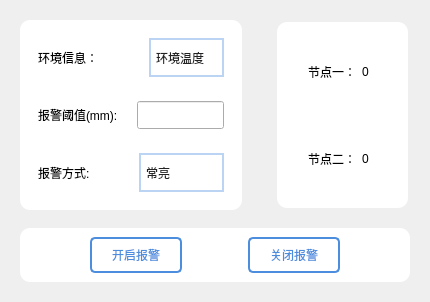
        <widget class="QWidget" name="env_page">
         <property name="styleSheet">
          <string notr="true">
QLineEdit {
   	font: normal normal 16px &quot;Microsoft YaHei&quot;;
	padding-top: 5px;
	padding-bottom: 5px;
}
QCompleter:item {
	font: normal normal 16px &quot;Microsoft YaHei&quot;;
	height: 20px;
}
QTextEdit {
   	font: normal normal 16px &quot;Microsoft YaHei&quot;;
}
QLabel {
	font: normal bold 18px &quot;Microsoft YaHei&quot;;
}
QComboBox{
    color: #232323;
    font: normal normal 18px &quot;Microsoft YaHei&quot;;
    padding: 0px 0px 0px 5px;
    border: 2px solid rgb(187, 212, 243);
    background-color: white;
    min-height: 35px;
} 
/* 下拉后的整个下拉窗体样式 */
QComboBox QAbstractItemView {
    background-color: rgb(85, 170, 255);
    color: rgb(255, 255, 255);
    font: normal normal 18px &quot;Microsoft YaHei&quot;;
} 
QComboBox QAbstractItemView::item{
    height:35px;
    color:#666666;
    background-color:#FFFFFF;
}
QComboBox QAbstractItemView::item:selected{
    background-color:rgba(33, 136, 241, 255);
    color:#ffffff;
}
/* 下拉箭头区域样式 */
QComboBox::drop-down{
    border: none;
    padding-right: 5px;
}
/* 下拉箭头样式 */
QComboBox::down-arrow {
    image: url(:/image/down.png);
    height:15px;
    width: 15px;
}</string>
         </property>
         <layout class="QVBoxLayout" name="verticalLayout_41">
          <property name="spacing">
           <number>0</number>
          </property>
          <item>
           <widget class="QWidget" name="widget_27" native="true">
            <layout class="QHBoxLayout" name="horizontalLayout_59" stretch="3,2">
             <property name="spacing">
              <number>15</number>
             </property>
             <property name="leftMargin">
              <number>0</number>
             </property>
             <property name="topMargin">
              <number>0</number>
             </property>
             <property name="rightMargin">
              <number>0</number>
             </property>
             <property name="bottomMargin">
              <number>0</number>
             </property>
             <item>
              <widget class="QWidget" name="widget_25" native="true">
               <layout class="QVBoxLayout" name="verticalLayout_42">
                <item>
                 <widget class="QWidget" name="widget_52" native="true">
                  <property name="styleSheet">
                   <string notr="true">#widget_52{
	background-color: rgb(255, 255, 255);
	border-radius: 10px;
}</string>
                  </property>
                  <layout class="QVBoxLayout" name="verticalLayout_43">
                   <item>
                    <widget class="QWidget" name="widget_66" native="true">
                     <layout class="QHBoxLayout" name="horizontalLayout_60">
                      <property name="spacing">
                       <number>31</number>
                      </property>
                      <item>
                       <widget class="QLabel" name="label_55">
                        <property name="text">
                         <string>环境信息：      </string>
                        </property>
                       </widget>
                      </item>
                      <item>
                       <widget class="QComboBox" name="envComboBox">
                        <property name="enabled">
                         <bool>true</bool>
                        </property>
                        <property name="sizePolicy">
                         <sizepolicy hsizetype="Expanding" vsizetype="Fixed">
                          <horstretch>0</horstretch>
                          <verstretch>0</verstretch>
                         </sizepolicy>
                        </property>
                        <item>
                         <property name="text">
                          <string>环境温度</string>
                         </property>
                        </item>
                        <item>
                         <property name="text">
                          <string>环境湿度</string>
                         </property>
                        </item>
                        <item>
                         <property name="text">
                          <string>光照强度</string>
                         </property>
                        </item>
                        <item>
                         <property name="text">
                          <string>烟雾浓度</string>
                         </property>
                        </item>
                       </widget>
                      </item>
                     </layout>
                    </widget>
                   </item>
                   <item>
                    <widget class="QWidget" name="widget_67" native="true">
                     <layout class="QHBoxLayout" name="horizontalLayout_61">
                      <item>
                       <widget class="QLabel" name="label_56">
                        <property name="text">
                         <string>报警阈值(mm):    </string>
                        </property>
                       </widget>
                      </item>
                      <item>
                       <widget class="QLineEdit" name="env_limit"/>
                      </item>
                     </layout>
                    </widget>
                   </item>
                   <item>
                    <widget class="QWidget" name="widget_68" native="true">
                     <layout class="QHBoxLayout" name="horizontalLayout_62">
                      <item>
                       <widget class="QLabel" name="label_57">
                        <property name="text">
                         <string>报警方式:             </string>
                        </property>
                       </widget>
                      </item>
                      <item>
                       <widget class="QComboBox" name="methodComboBox_env">
                        <property name="sizePolicy">
                         <sizepolicy hsizetype="Expanding" vsizetype="Fixed">
                          <horstretch>0</horstretch>
                          <verstretch>0</verstretch>
                         </sizepolicy>
                        </property>
                        <item>
                         <property name="text">
                          <string>常亮</string>
                         </property>
                        </item>
                        <item>
                         <property name="text">
                          <string>爆闪</string>
                         </property>
                        </item>
                        <item>
                         <property name="text">
                          <string>慢闪</string>
                         </property>
                        </item>
                       </widget>
                      </item>
                     </layout>
                    </widget>
                   </item>
                  </layout>
                 </widget>
                </item>
               </layout>
              </widget>
             </item>
             <item>
              <widget class="QWidget" name="widget_78" native="true">
               <property name="styleSheet">
                <string notr="true"/>
               </property>
               <layout class="QVBoxLayout" name="verticalLayout_44">
                <property name="leftMargin">
                 <number>11</number>
                </property>
                <property name="topMargin">
                 <number>11</number>
                </property>
                <property name="rightMargin">
                 <number>11</number>
                </property>
                <property name="bottomMargin">
                 <number>11</number>
                </property>
                <item>
                 <widget class="QWidget" name="widget_79" native="true">
                  <property name="styleSheet">
                   <string notr="true">#widget_79{
	background-color: rgb(255, 255, 255);
	border-radius: 10px;
}
QPushButton:!hover{
	font: normal normal 15px &quot;Microsoft YaHei&quot;;
	color: rgb(77, 141, 222);
	border-radius: 5px;
	border: 2px solid rgb(77, 141, 222);
	padding: 7px 10px 7px 10px;
	background-color: white;
}

QPushButton:hover{
	font: normal normal 15px &quot;Microsoft YaHei&quot;;
	color: white;
	border-radius: 5px;
	border: none;
	padding: 7px 10px 7px 10px;
	background-color: rgba(78, 153, 250,150);
}</string>
                  </property>
                  <layout class="QVBoxLayout" name="verticalLayout_45">
                   <item>
                    <widget class="QWidget" name="widget_80" native="true">
                     <layout class="QHBoxLayout" name="horizontalLayout_63">
                      <property name="leftMargin">
                       <number>22</number>
                      </property>
                      <item>
                       <widget class="QLabel" name="label_58">
                        <property name="text">
                         <string>节点一：</string>
                        </property>
                       </widget>
                      </item>
                      <item>
                       <widget class="QLabel" name="env1">
                        <property name="sizePolicy">
                         <sizepolicy hsizetype="Expanding" vsizetype="Preferred">
                          <horstretch>0</horstretch>
                          <verstretch>0</verstretch>
                         </sizepolicy>
                        </property>
                        <property name="text">
                         <string>0</string>
                        </property>
                       </widget>
                      </item>
                     </layout>
                    </widget>
                   </item>
                   <item>
                    <widget class="QWidget" name="widget_81" native="true">
                     <layout class="QHBoxLayout" name="horizontalLayout_64">
                      <property name="leftMargin">
                       <number>22</number>
                      </property>
                      <item>
                       <widget class="QLabel" name="label_59">
                        <property name="text">
                         <string>节点二：</string>
                        </property>
                       </widget>
                      </item>
                      <item>
                       <widget class="QLabel" name="env2">
                        <property name="sizePolicy">
                         <sizepolicy hsizetype="Expanding" vsizetype="Preferred">
                          <horstretch>0</horstretch>
                          <verstretch>0</verstretch>
                         </sizepolicy>
                        </property>
                        <property name="text">
                         <string>0</string>
                        </property>
                       </widget>
                      </item>
                     </layout>
                    </widget>
                   </item>
                  </layout>
                 </widget>
                </item>
               </layout>
              </widget>
             </item>
            </layout>
           </widget>
          </item>
          <item>
           <widget class="QWidget" name="widget_82" native="true">
            <layout class="QVBoxLayout" name="verticalLayout_46">
             <item>
              <widget class="QWidget" name="widget_83" native="true">
               <property name="styleSheet">
                <string notr="true">#widget_83 {
	background-color: rgb(255, 255, 255);
	border-radius: 10px;
}</string>
               </property>
               <layout class="QHBoxLayout" name="horizontalLayout_65">
                <item>
                 <spacer name="horizontalSpacer_19">
                  <property name="orientation">
                   <enum>Qt::Horizontal</enum>
                  </property>
                  <property name="sizeHint" stdset="0">
                   <size>
                    <width>40</width>
                    <height>20</height>
                   </size>
                  </property>
                 </spacer>
                </item>
                <item>
                 <widget class="QPushButton" name="openAlarmButton_env">
                  <property name="styleSheet">
                   <string notr="true">QPushButton:!hover{
	font: normal normal 16px &quot;Microsoft YaHei&quot;;
	color: rgb(77, 141, 222);
	border-radius: 5px;
	border: 2px solid rgb(77, 141, 222);
	padding: 7px 20px 7px 20px;
	background-color: white;
}

QPushButton:hover{
	font: normal normal 16px &quot;Microsoft YaHei&quot;;
	color: white;
	border-radius: 5px;
	border: none;
	padding: 8px 20px 8px 20px;
	background-color: rgba(78, 153, 250,150);
}</string>
                  </property>
                  <property name="text">
                   <string>开启报警</string>
                  </property>
                 </widget>
                </item>
                <item>
                 <spacer name="horizontalSpacer_20">
                  <property name="orientation">
                   <enum>Qt::Horizontal</enum>
                  </property>
                  <property name="sizeHint" stdset="0">
                   <size>
                    <width>40</width>
                    <height>20</height>
                   </size>
                  </property>
                 </spacer>
                </item>
                <item>
                 <widget class="QPushButton" name="closeAlarmButton_env">
                  <property name="styleSheet">
                   <string notr="true">QPushButton:!hover{
	font: normal normal 16px &quot;Microsoft YaHei&quot;;
	color: rgb(77, 141, 222);
	border-radius: 5px;
	border: 2px solid rgb(77, 141, 222);
	padding: 7px 20px 7px 20px;
	background-color: white;
}

QPushButton:hover{
	font: normal normal 16px &quot;Microsoft YaHei&quot;;
	color: white;
	border-radius: 5px;
	border: none;
	padding: 8px 20px 8px 20px;
	background-color: rgba(78, 153, 250,150);
}</string>
                  </property>
                  <property name="text">
                   <string>关闭报警</string>
                  </property>
                 </widget>
                </item>
                <item>
                 <spacer name="horizontalSpacer_21">
                  <property name="orientation">
                   <enum>Qt::Horizontal</enum>
                  </property>
                  <property name="sizeHint" stdset="0">
                   <size>
                    <width>40</width>
                    <height>20</height>
                   </size>
                  </property>
                 </spacer>
                </item>
               </layout>
              </widget>
             </item>
            </layout>
           </widget>
          </item>
         </layout>
        </widget>
